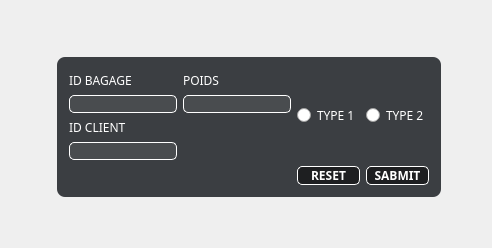
            <widget class="QWidget" name="ajouter_3">
             <property name="styleSheet">
              <string notr="true">#ajouter_2{
border-image:url(&quot;://sources/Services-Employment1.jpg&quot;);
background:#2b3947;
border:0;
}</string>
             </property>
             <attribute name="title">
              <string>Ajouter</string>
             </attribute>
             <layout class="QGridLayout" name="gridLayout_27">
              <item row="2" column="2">
               <spacer name="horizontalSpacer_25">
                <property name="orientation">
                 <enum>Qt::Horizontal</enum>
                </property>
                <property name="sizeType">
                 <enum>QSizePolicy::Minimum</enum>
                </property>
                <property name="sizeHint" stdset="0">
                 <size>
                  <width>40</width>
                  <height>20</height>
                 </size>
                </property>
               </spacer>
              </item>
              <item row="2" column="1">
               <widget class="QGroupBox" name="groupBox_9">
                <property name="font">
                 <font>
                  <family>Cairo</family>
                  <weight>75</weight>
                  <bold>true</bold>
                 </font>
                </property>
                <property name="styleSheet">
                 <string notr="true">QGroupBox{
background-color:rgba(14,17,22,80%);
color:white;
border:0;
border-radius:8px;
}</string>
                </property>
                <property name="title">
                 <string/>
                </property>
                <layout class="QGridLayout" name="gridLayout_28">
                 <item row="0" column="0">
                  <layout class="QGridLayout" name="gridLayout_29">
                   <item row="0" column="0">
                    <layout class="QVBoxLayout" name="verticalLayout_10">
                     <item>
                      <widget class="QLabel" name="label_19">
                       <property name="font">
                        <font>
                         <family>Cairo</family>
                        </font>
                       </property>
                       <property name="styleSheet">
                        <string notr="true">QLabel{
color:white;
}</string>
                       </property>
                       <property name="text">
                        <string>ID BAGAGE</string>
                       </property>
                      </widget>
                     </item>
                     <item>
                      <widget class="QLineEdit" name="idlog_2">
                       <property name="styleSheet">
                        <string notr="true">QLineEdit{
background-color:rgba(255,255,255,7%);
border:1 solid white;
border-radius:5px;
color:white;
}</string>
                       </property>
                      </widget>
                     </item>
                     <item>
                      <widget class="QLabel" name="label_20">
                       <property name="font">
                        <font>
                         <family>Cairo</family>
                        </font>
                       </property>
                       <property name="styleSheet">
                        <string notr="true">QLabel{
color:white;
}</string>
                       </property>
                       <property name="text">
                        <string>ID CLIENT</string>
                       </property>
                      </widget>
                     </item>
                     <item>
                      <widget class="QLineEdit" name="lineEdit_12">
                       <property name="styleSheet">
                        <string notr="true">QLineEdit{
background-color:rgba(255,255,255,7%);
border:1 solid white;
border-radius:5px;
color:white;
}</string>
                       </property>
                      </widget>
                     </item>
                    </layout>
                   </item>
                   <item row="0" column="1">
                    <layout class="QVBoxLayout" name="verticalLayout_11">
                     <item>
                      <widget class="QLabel" name="label_22">
                       <property name="font">
                        <font>
                         <family>Cairo</family>
                        </font>
                       </property>
                       <property name="styleSheet">
                        <string notr="true">QLabel{
color:white;
}</string>
                       </property>
                       <property name="text">
                        <string>POIDS</string>
                       </property>
                      </widget>
                     </item>
                     <item>
                      <widget class="QLineEdit" name="lineEdit_13">
                       <property name="styleSheet">
                        <string notr="true">QLineEdit{
background-color:rgba(255,255,255,7%);
border:1 solid white;
border-radius:5px;
color:white;
}</string>
                       </property>
                      </widget>
                     </item>
                     <item>
                      <spacer name="verticalSpacer_25">
                       <property name="orientation">
                        <enum>Qt::Vertical</enum>
                       </property>
                       <property name="sizeHint" stdset="0">
                        <size>
                         <width>20</width>
                         <height>40</height>
                        </size>
                       </property>
                      </spacer>
                     </item>
                    </layout>
                   </item>
                   <item row="0" column="2">
                    <layout class="QHBoxLayout" name="horizontalLayout_9">
                     <item>
                      <widget class="QRadioButton" name="radioButton_2">
                       <property name="font">
                        <font>
                         <family>Cairo Light</family>
                         <pointsize>9</pointsize>
                        </font>
                       </property>
                       <property name="styleSheet">
                        <string notr="true">QRadioButton{
color: white;
}</string>
                       </property>
                       <property name="text">
                        <string>TYPE 1</string>
                       </property>
                      </widget>
                     </item>
                     <item>
                      <widget class="QRadioButton" name="radioButton">
                       <property name="font">
                        <font>
                         <family>Cairo Light</family>
                         <pointsize>9</pointsize>
                        </font>
                       </property>
                       <property name="styleSheet">
                        <string notr="true">QRadioButton{
color: white;
}</string>
                       </property>
                       <property name="text">
                        <string>TYPE 2</string>
                       </property>
                      </widget>
                     </item>
                    </layout>
                   </item>
                   <item row="1" column="2">
                    <layout class="QHBoxLayout" name="horizontalLayout_10">
                     <item>
                      <widget class="QPushButton" name="pushButton_14">
                       <property name="font">
                        <font>
                         <family>Cairo</family>
                         <weight>75</weight>
                         <bold>true</bold>
                        </font>
                       </property>
                       <property name="styleSheet">
                        <string notr="true">QPushButton{
background-color:rgba(0,0,0,50%);
color:white;
border:1 solid white;
border-radius: 5px;
}
QPushButton:hover{
background-color:rgba(255,0,0,50%);
color:black;
}</string>
                       </property>
                       <property name="text">
                        <string>  RESET  </string>
                       </property>
                      </widget>
                     </item>
                     <item>
                      <widget class="QPushButton" name="pushButton_15">
                       <property name="font">
                        <font>
                         <family>Cairo</family>
                         <weight>75</weight>
                         <bold>true</bold>
                        </font>
                       </property>
                       <property name="styleSheet">
                        <string notr="true">QPushButton{
background-color:rgba(0,0,0,50%);
color:white;
border:1 solid white;
border-radius: 5px;
}
QPushButton:hover{
background-color:rgba(0,255,0,50%);
color:black;
}</string>
                       </property>
                       <property name="text">
                        <string>  SABMIT  </string>
                       </property>
                      </widget>
                     </item>
                    </layout>
                   </item>
                  </layout>
                 </item>
                </layout>
               </widget>
              </item>
              <item row="0" column="1">
               <spacer name="verticalSpacer_24">
                <property name="orientation">
                 <enum>Qt::Vertical</enum>
                </property>
                <property name="sizeHint" stdset="0">
                 <size>
                  <width>20</width>
                  <height>40</height>
                 </size>
                </property>
               </spacer>
              </item>
              <item row="2" column="0">
               <spacer name="horizontalSpacer_26">
                <property name="orientation">
                 <enum>Qt::Horizontal</enum>
                </property>
                <property name="sizeHint" stdset="0">
                 <size>
                  <width>40</width>
                  <height>20</height>
                 </size>
                </property>
               </spacer>
              </item>
              <item row="3" column="1">
               <spacer name="verticalSpacer_23">
                <property name="orientation">
                 <enum>Qt::Vertical</enum>
                </property>
                <property name="sizeHint" stdset="0">
                 <size>
                  <width>20</width>
                  <height>40</height>
                 </size>
                </property>
               </spacer>
              </item>
              <item row="0" column="0">
               <widget class="QPushButton" name="pushButton_54">
                <property name="maximumSize">
                 <size>
                  <width>30</width>
                  <height>30</height>
                 </size>
                </property>
                <property name="styleSheet">
                 <string notr="true">QPushButton {
background-color: transparent;
border-image: url(://sources/return-button0.png);
background: none;
border: none;
background-repeat: none;
}
QPushButton:hover
{
   border-image: url(://sources/return-button1.png);
}</string>
                </property>
                <property name="text">
                 <string/>
                </property>
               </widget>
              </item>
             </layout>
            </widget>
